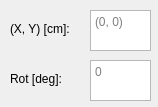
<?xml version="1.0" encoding="UTF-8"?>
<ui version="4.0">
 <class>PoseWidget</class>
 <widget class="QWidget" name="PoseWidget">
  <property name="geometry">
   <rect>
    <x>0</x>
    <y>0</y>
    <width>158</width>
    <height>107</height>
   </rect>
  </property>
  <property name="windowTitle">
   <string>Form</string>
  </property>
  <widget class="QTextEdit" name="textEdit">
   <property name="geometry">
    <rect>
     <x>90</x>
     <y>10</y>
     <width>61</width>
     <height>41</height>
    </rect>
   </property>
   <property name="readOnly">
    <bool>false</bool>
   </property>
   <property name="placeholderText">
    <string>(0, 0)</string>
   </property>
  </widget>
  <widget class="QLabel" name="label">
   <property name="geometry">
    <rect>
     <x>10</x>
     <y>20</y>
     <width>81</width>
     <height>17</height>
    </rect>
   </property>
   <property name="text">
    <string>(X, Y) [cm]:</string>
   </property>
  </widget>
  <widget class="QLabel" name="label_2">
   <property name="geometry">
    <rect>
     <x>10</x>
     <y>70</y>
     <width>67</width>
     <height>17</height>
    </rect>
   </property>
   <property name="text">
    <string>Rot [deg]:</string>
   </property>
  </widget>
  <widget class="QTextEdit" name="textEdit_2">
   <property name="geometry">
    <rect>
     <x>90</x>
     <y>60</y>
     <width>61</width>
     <height>41</height>
    </rect>
   </property>
   <property name="undoRedoEnabled">
    <bool>false</bool>
   </property>
   <property name="readOnly">
    <bool>false</bool>
   </property>
   <property name="placeholderText">
    <string>0</string>
   </property>
  </widget>
 </widget>
 <resources/>
 <connections/>
</ui>
